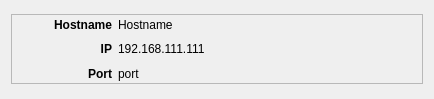
<?xml version="1.0" encoding="UTF-8"?>
<ui version="4.0">
 <class>UiPeerInfo</class>
 <widget class="QWidget" name="UiPeerInfo">
  <property name="geometry">
   <rect>
    <x>0</x>
    <y>0</y>
    <width>434</width>
    <height>99</height>
   </rect>
  </property>
  <property name="maximumSize">
   <size>
    <width>16777215</width>
    <height>16777215</height>
   </size>
  </property>
  <property name="windowTitle">
   <string>UiPeerInfo</string>
  </property>
  <layout class="QGridLayout" name="gridLayout">
   <item row="0" column="0">
    <widget class="QFrame" name="frame">
     <property name="minimumSize">
      <size>
       <width>180</width>
       <height>70</height>
      </size>
     </property>
     <property name="maximumSize">
      <size>
       <width>16777215</width>
       <height>70</height>
      </size>
     </property>
     <property name="frameShape">
      <enum>QFrame::StyledPanel</enum>
     </property>
     <property name="frameShadow">
      <enum>QFrame::Raised</enum>
     </property>
     <layout class="QGridLayout" name="gridLayout_2">
      <property name="leftMargin">
       <number>0</number>
      </property>
      <property name="topMargin">
       <number>0</number>
      </property>
      <property name="rightMargin">
       <number>0</number>
      </property>
      <property name="bottomMargin">
       <number>0</number>
      </property>
      <item row="0" column="0">
       <widget class="QLabel" name="label">
        <property name="maximumSize">
         <size>
          <width>100</width>
          <height>16777215</height>
         </size>
        </property>
        <property name="font">
         <font>
          <weight>75</weight>
          <bold>true</bold>
         </font>
        </property>
        <property name="text">
         <string>Hostname</string>
        </property>
        <property name="alignment">
         <set>Qt::AlignRight|Qt::AlignTrailing|Qt::AlignVCenter</set>
        </property>
       </widget>
      </item>
      <item row="0" column="1">
       <widget class="QLabel" name="hostName_label">
        <property name="minimumSize">
         <size>
          <width>100</width>
          <height>0</height>
         </size>
        </property>
        <property name="maximumSize">
         <size>
          <width>16777215</width>
          <height>16777215</height>
         </size>
        </property>
        <property name="text">
         <string>Hostname</string>
        </property>
       </widget>
      </item>
      <item row="1" column="0">
       <widget class="QLabel" name="label_2">
        <property name="maximumSize">
         <size>
          <width>100</width>
          <height>16777215</height>
         </size>
        </property>
        <property name="font">
         <font>
          <weight>75</weight>
          <bold>true</bold>
         </font>
        </property>
        <property name="text">
         <string>IP</string>
        </property>
        <property name="alignment">
         <set>Qt::AlignRight|Qt::AlignTrailing|Qt::AlignVCenter</set>
        </property>
       </widget>
      </item>
      <item row="1" column="1">
       <widget class="QLabel" name="ip_label">
        <property name="minimumSize">
         <size>
          <width>100</width>
          <height>0</height>
         </size>
        </property>
        <property name="maximumSize">
         <size>
          <width>16777215</width>
          <height>16777215</height>
         </size>
        </property>
        <property name="text">
         <string>192.168.111.111</string>
        </property>
       </widget>
      </item>
      <item row="2" column="0">
       <widget class="QLabel" name="label_3">
        <property name="maximumSize">
         <size>
          <width>100</width>
          <height>16777215</height>
         </size>
        </property>
        <property name="font">
         <font>
          <weight>75</weight>
          <bold>true</bold>
         </font>
        </property>
        <property name="text">
         <string>Port</string>
        </property>
        <property name="alignment">
         <set>Qt::AlignRight|Qt::AlignTrailing|Qt::AlignVCenter</set>
        </property>
       </widget>
      </item>
      <item row="2" column="1">
       <widget class="QLabel" name="port_label">
        <property name="minimumSize">
         <size>
          <width>100</width>
          <height>0</height>
         </size>
        </property>
        <property name="maximumSize">
         <size>
          <width>16777215</width>
          <height>16777215</height>
         </size>
        </property>
        <property name="text">
         <string>port</string>
        </property>
       </widget>
      </item>
     </layout>
    </widget>
   </item>
  </layout>
 </widget>
 <layoutdefault spacing="6" margin="11"/>
 <resources/>
 <connections/>
</ui>
